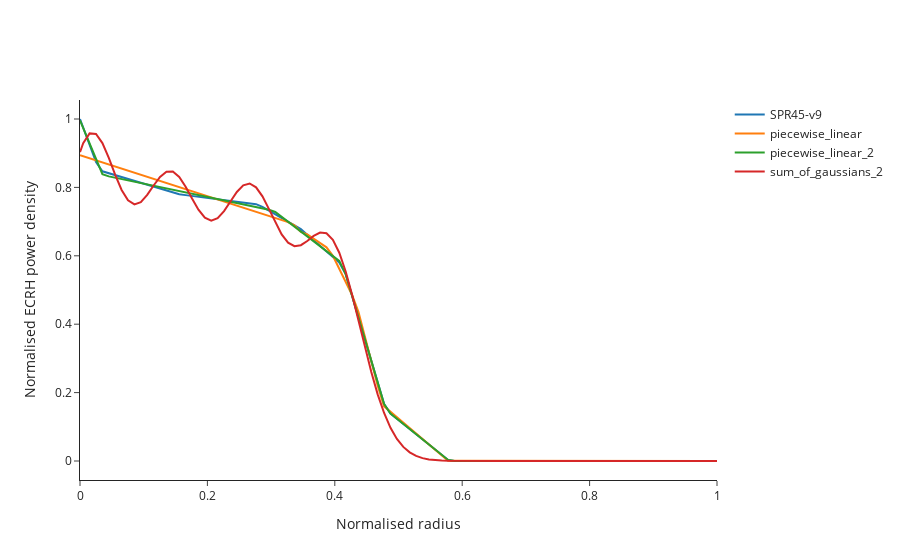

The notebook cell saved with this chart:
### Markdown cell above
Fit to benchmark:

### Code cell
from scipy.optimize import curve_fit

parameters = {}
for f, n_params in f_dict.items():
    optimised_parameters, _ = curve_fit(
        f=lambda x, *p: f(x, p),
        xdata=xrho,
        ydata=benchmark_ecrh,
        p0=[
            *np.linspace(0.2, 0.5, n_params // 2),
            *np.linspace(1, 0.1, n_params // 2),
        ],
        bounds=(0, 1),
        max_nfev=1e4,
    )
    parameters[f.__name__] = optimised_parameters

    figure.add_trace(
        go.Scatter(
            x=xrho,
            y=f(xrho, optimised_parameters),
            name=f.__name__,
        )
    )

figure.show()
